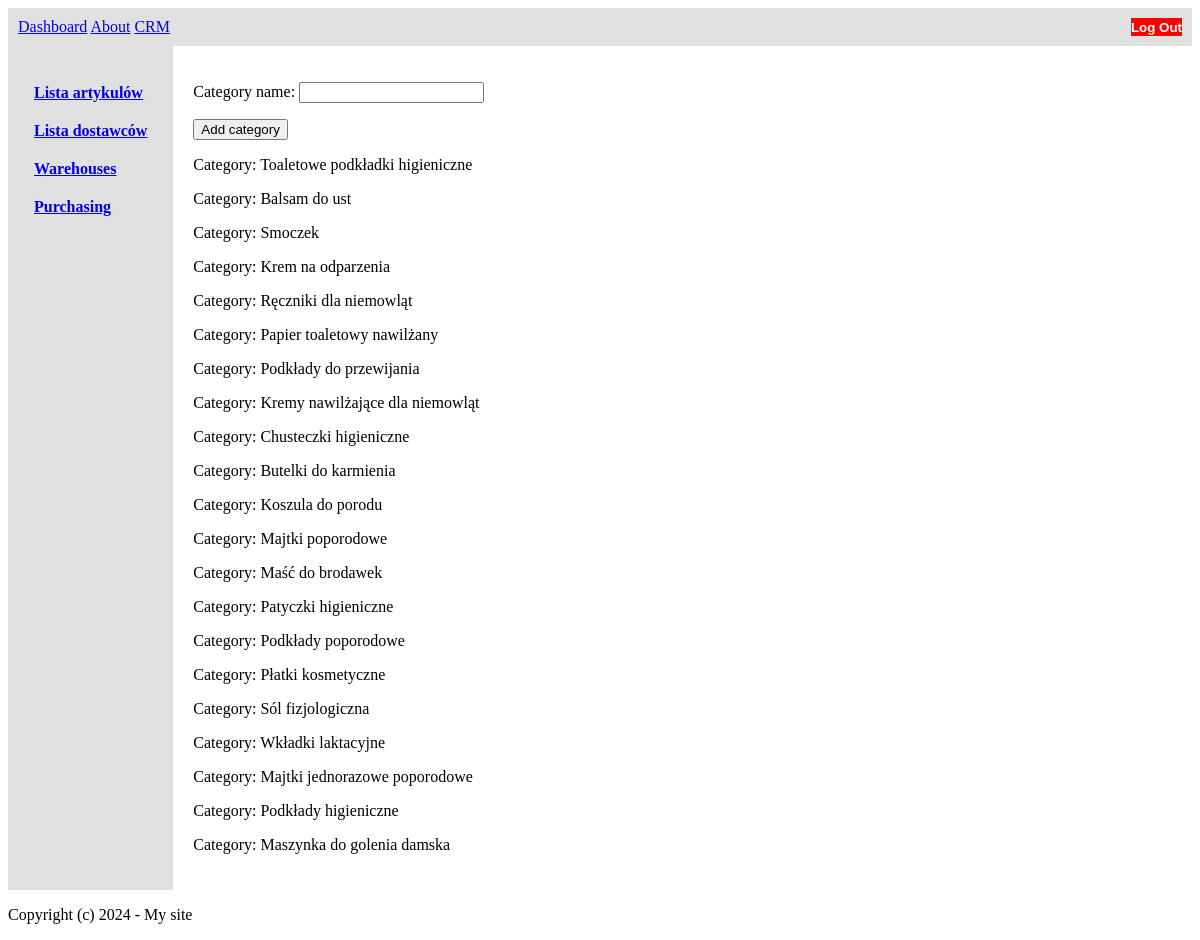
The page /warehouses/add_category (signed in) on the database its author committed.
### warehouses/models.py (models this page shows, shortened)
class Category(models.Model):
    category_name = models.CharField(max_length=100)
    created_at = models.DateTimeField(default=timezone.now)
    modified_at = models.DateTimeField(default=timezone.now)
    created_by = models.ForeignKey(User, related_name='categories', on_delete=models.CASCADE, default=None)

### warehouses/views.py (the view)
# urls.py: path('add_category', views.add_category, name='add_category'),
@login_required
def add_category(request):
    if request.method == 'POST':
        form = AddCategoryForm(request.POST, request.FILES)
        if form.is_valid():
            form.instance.created_by = request.user
            form.save()
            return redirect('add_category')  # Redirect to the item list or any other view
    else:
        form = AddCategoryForm()
    avalible_category = Category.objects.all()
    context = {
        'avalible_category': avalible_category,
        'form': form,
    }
    return render(request, 'warehouses/add_category.html', context)

### warehouses/forms.py
class AddCategoryForm(forms.ModelForm):
    class Meta:
        model = Category
        fields = ('category_name',)

### warehouses/templates/warehouses/add_category.html (shortened to what this page needs)
{% extends 'core/crm.html' %}
{% block main_content %}
<form method="post" enctype="multipart/form-data">
    {{ form.as_p }}
    <button class="py-4 px-8 bg-teal-500 text-white rounded-xl">Add category</button>
</form>
<div class="category-list-container">
    {% for category in avalible_category %}
        <p>Category: {{ category.category_name }}</p>
    {% endfor %}
</div>
{% endblock %}

### rows shown on the page
Category: category_name "Toaletowe podkładki higieniczne"
Category: category_name "Balsam do ust"
Category: category_name "Smoczek"
Category: category_name "Krem na odparzenia"
Category: category_name "Ręczniki dla niemowląt"
Category: category_name "Papier toaletowy nawilżany"
Category: category_name "Podkłady do przewijania"
Category: category_name "Kremy nawilżające dla niemowląt"
Category: category_name "Chusteczki higieniczne"
Category: category_name "Butelki do karmienia"
Category: category_name "Koszula do porodu"
Category: category_name "Majtki poporodowe"
Category: category_name "Maść do brodawek"
Category: category_name "Patyczki higieniczne"
Category: category_name "Podkłady poporodowe"
Category: category_name "Płatki kosmetyczne"
Category: category_name "Sól fizjologiczna"
Category: category_name "Wkładki laktacyjne"
Category: category_name "Majtki jednorazowe poporodowe"
Category: category_name "Podkłady higieniczne"
Category: category_name "Maszynka do golenia damska"
